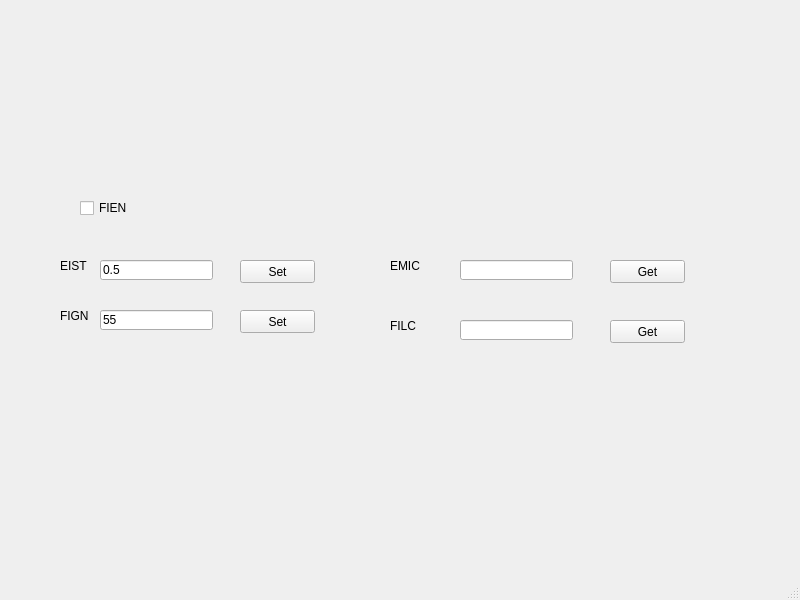
<?xml version="1.0" encoding="UTF-8"?>
<ui version="4.0">
 <class>MainWindow</class>
 <widget class="QMainWindow" name="MainWindow">
  <property name="geometry">
   <rect>
    <x>0</x>
    <y>0</y>
    <width>800</width>
    <height>600</height>
   </rect>
  </property>
  <property name="windowTitle">
   <string>MainWindow</string>
  </property>
  <widget class="QWidget" name="centralwidget">
   <widget class="QCheckBox" name="UI_CB_FIEN">
    <property name="geometry">
     <rect>
      <x>80</x>
      <y>200</y>
      <width>71</width>
      <height>16</height>
     </rect>
    </property>
    <property name="text">
     <string>FIEN</string>
    </property>
   </widget>
   <widget class="QLabel" name="label">
    <property name="geometry">
     <rect>
      <x>60</x>
      <y>260</y>
      <width>54</width>
      <height>12</height>
     </rect>
    </property>
    <property name="text">
     <string>EIST</string>
    </property>
   </widget>
   <widget class="QLabel" name="label_2">
    <property name="geometry">
     <rect>
      <x>60</x>
      <y>310</y>
      <width>54</width>
      <height>12</height>
     </rect>
    </property>
    <property name="text">
     <string>FIGN</string>
    </property>
   </widget>
   <widget class="QLineEdit" name="UI_LE_EIST">
    <property name="geometry">
     <rect>
      <x>100</x>
      <y>260</y>
      <width>113</width>
      <height>20</height>
     </rect>
    </property>
    <property name="text">
     <string>0.5</string>
    </property>
   </widget>
   <widget class="QLineEdit" name="UI_LE_FIGN">
    <property name="geometry">
     <rect>
      <x>100</x>
      <y>310</y>
      <width>113</width>
      <height>20</height>
     </rect>
    </property>
    <property name="text">
     <string>55</string>
    </property>
   </widget>
   <widget class="QPushButton" name="UI_PB_EIST">
    <property name="geometry">
     <rect>
      <x>240</x>
      <y>260</y>
      <width>75</width>
      <height>23</height>
     </rect>
    </property>
    <property name="text">
     <string>Set</string>
    </property>
   </widget>
   <widget class="QPushButton" name="UI_PB_FIGN">
    <property name="geometry">
     <rect>
      <x>240</x>
      <y>310</y>
      <width>75</width>
      <height>23</height>
     </rect>
    </property>
    <property name="text">
     <string>Set</string>
    </property>
   </widget>
   <widget class="QLabel" name="label_3">
    <property name="geometry">
     <rect>
      <x>390</x>
      <y>260</y>
      <width>54</width>
      <height>12</height>
     </rect>
    </property>
    <property name="text">
     <string>EMIC</string>
    </property>
   </widget>
   <widget class="QLabel" name="label_4">
    <property name="geometry">
     <rect>
      <x>390</x>
      <y>320</y>
      <width>54</width>
      <height>12</height>
     </rect>
    </property>
    <property name="text">
     <string>FILC</string>
    </property>
   </widget>
   <widget class="QLineEdit" name="UI_LE_EMIC">
    <property name="geometry">
     <rect>
      <x>460</x>
      <y>260</y>
      <width>113</width>
      <height>20</height>
     </rect>
    </property>
   </widget>
   <widget class="QLineEdit" name="UI_LE_FILC">
    <property name="geometry">
     <rect>
      <x>460</x>
      <y>320</y>
      <width>113</width>
      <height>20</height>
     </rect>
    </property>
   </widget>
   <widget class="QPushButton" name="UI_PB_EMIC">
    <property name="geometry">
     <rect>
      <x>610</x>
      <y>260</y>
      <width>75</width>
      <height>23</height>
     </rect>
    </property>
    <property name="text">
     <string>Get</string>
    </property>
   </widget>
   <widget class="QPushButton" name="UI_PB_FILC">
    <property name="geometry">
     <rect>
      <x>610</x>
      <y>320</y>
      <width>75</width>
      <height>23</height>
     </rect>
    </property>
    <property name="text">
     <string>Get</string>
    </property>
   </widget>
  </widget>
  <widget class="QMenuBar" name="menubar">
   <property name="geometry">
    <rect>
     <x>0</x>
     <y>0</y>
     <width>800</width>
     <height>23</height>
    </rect>
   </property>
  </widget>
  <widget class="QStatusBar" name="statusbar"/>
 </widget>
 <resources/>
 <connections/>
</ui>
